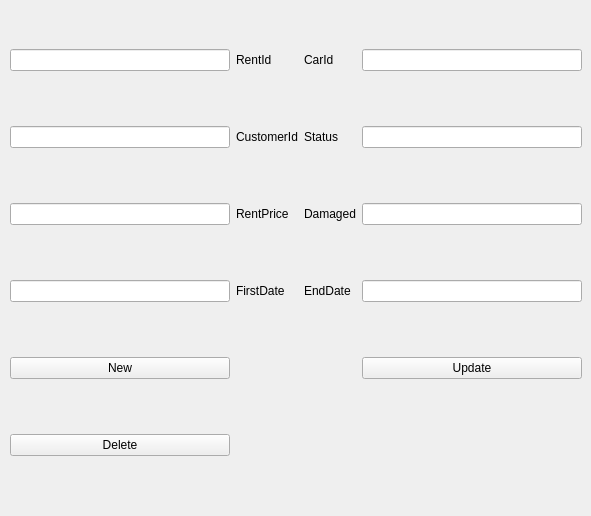
               <widget class="QWidget" name="morePage">
                <property name="sizePolicy">
                 <sizepolicy hsizetype="Preferred" vsizetype="Preferred">
                  <horstretch>0</horstretch>
                  <verstretch>0</verstretch>
                 </sizepolicy>
                </property>
                <widget class="QWidget" name="gridLayoutWidget_3">
                 <property name="geometry">
                  <rect>
                   <x>10</x>
                   <y>0</y>
                   <width>572</width>
                   <height>507</height>
                  </rect>
                 </property>
                 <layout class="QGridLayout" name="gridLayout_4">
                  <item row="3" column="0">
                   <widget class="QLineEdit" name="FirstDate" />
                  </item>
                  <item row="0" column="2">
                   <widget class="QLabel" name="label_17">
                    <property name="text">
                     <string>CarId</string>
                    </property>
                   </widget>
                  </item>
                  <item row="3" column="3">
                   <widget class="QLineEdit" name="EndDate" />
                  </item>
                  <item row="4" column="3">
                   <widget class="QPushButton" name="RentUpdate">
                    <property name="text">
                     <string>Update</string>
                    </property>
                   </widget>
                  </item>
                  <item row="3" column="1">
                   <widget class="QLabel" name="label_34">
                    <property name="text">
                     <string>FirstDate</string>
                    </property>
                   </widget>
                  </item>
                  <item row="1" column="2">
                   <widget class="QLabel" name="label_35">
                    <property name="text">
                     <string>Status</string>
                    </property>
                   </widget>
                  </item>
                  <item row="0" column="3">
                   <widget class="QLineEdit" name="CarId">
                    <property name="text">
                     <string />
                    </property>
                   </widget>
                  </item>
                  <item row="1" column="1">
                   <widget class="QLabel" name="label_36">
                    <property name="text">
                     <string>CustomerId</string>
                    </property>
                   </widget>
                  </item>
                  <item row="3" column="2">
                   <widget class="QLabel" name="label_37">
                    <property name="text">
                     <string>EndDate</string>
                    </property>
                   </widget>
                  </item>
                  <item row="2" column="2">
                   <widget class="QLabel" name="label_38">
                    <property name="text">
                     <string>Damaged</string>
                    </property>
                   </widget>
                  </item>
                  <item row="1" column="0">
                   <widget class="QLineEdit" name="CustomerId" />
                  </item>
                  <item row="2" column="0">
                   <widget class="QLineEdit" name="RentPrice" />
                  </item>
                  <item row="1" column="3">
                   <widget class="QLineEdit" name="Status_3" />
                  </item>
                  <item row="0" column="1">
                   <widget class="QLabel" name="label_12">
                    <property name="text">
                     <string>RentId</string>
                    </property>
                   </widget>
                  </item>
                  <item row="2" column="1">
                   <widget class="QLabel" name="label_39">
                    <property name="text">
                     <string>RentPrice</string>
                    </property>
                   </widget>
                  </item>
                  <item row="4" column="0">
                   <widget class="QPushButton" name="RentNew">
                    <property name="text">
                     <string>New</string>
                    </property>
                   </widget>
                  </item>
                  <item row="0" column="0">
                   <widget class="QLineEdit" name="RentId" />
                  </item>
                  <item row="2" column="3">
                   <widget class="QLineEdit" name="Damaged" />
                  </item>
                  <item row="5" column="0">
                   <widget class="QPushButton" name="RentDelete">
                    <property name="text">
                     <string>Delete</string>
                    </property>
                   </widget>
                  </item>
                 </layout>
                </widget>
               </widget>
